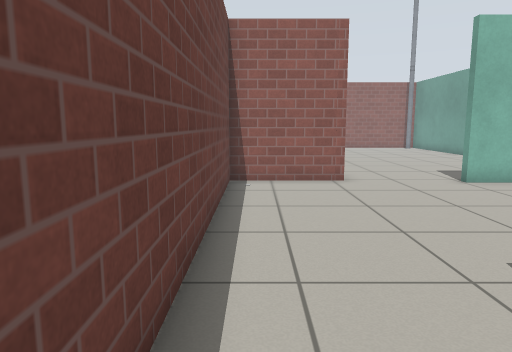
View 1 (above)

16 first-person views from a walk through a robot-simulator world made for Gazebo. The camera is 0.9 m above the floor, tilts 8° down and sees 70° across. Floor lines are 1 m apart. The floor is counted in squares, 0.5 m on a side. Each view is taken from the middle of a square. On the plan, view 1 faces up. The plan holds only what a view shows up to about 18 squares ahead; the rest is blank. The robots in the file are not drawn. Gazebo's built-in surfaces are drawn with simple patterns.

View 2
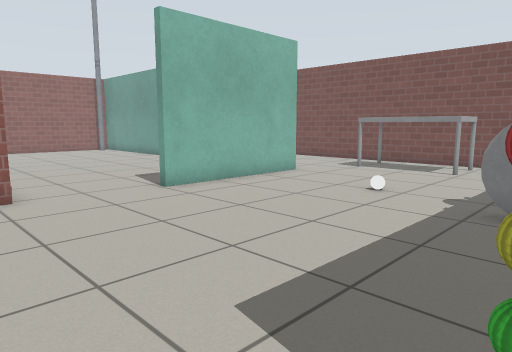

View 3
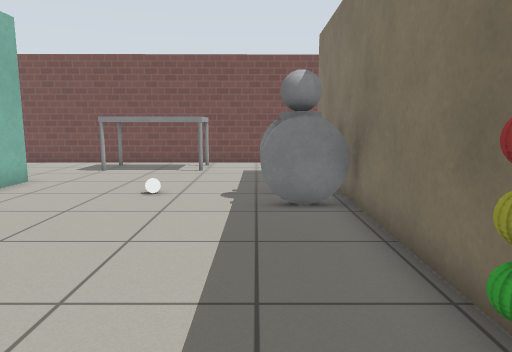

View 4
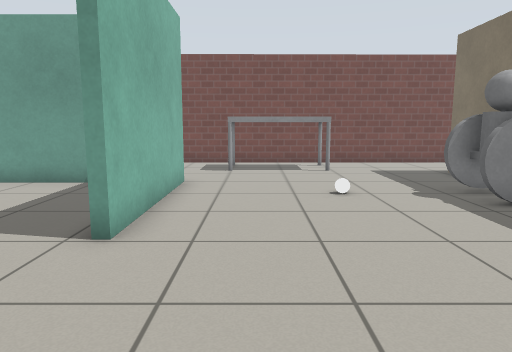

View 5
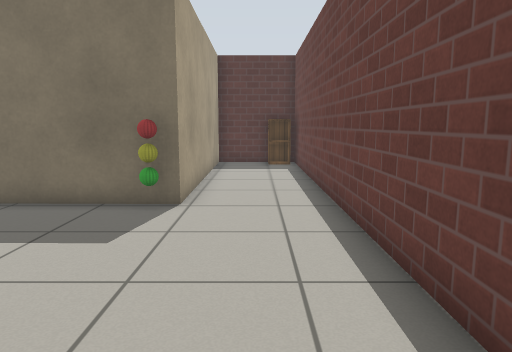

View 6
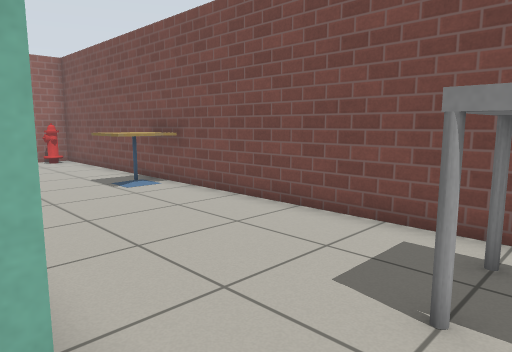

View 7
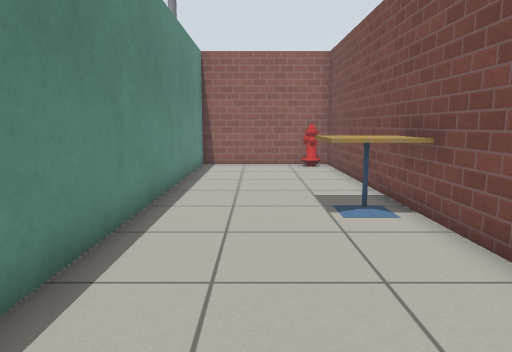

View 8
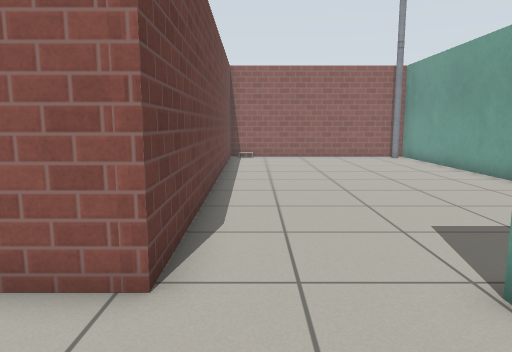

View 9
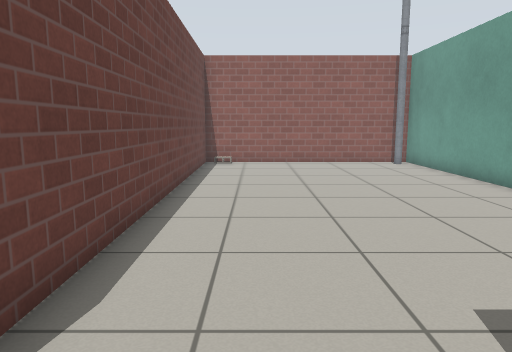

View 10
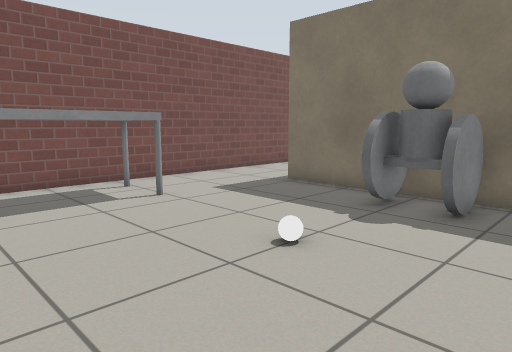

View 11
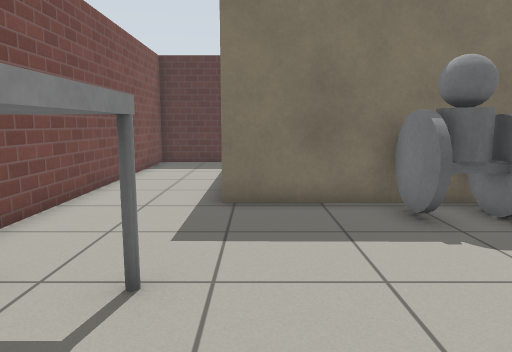

View 12
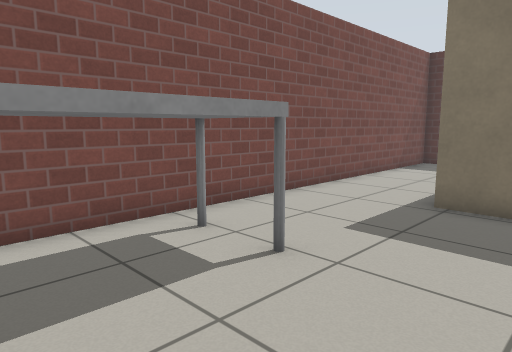

View 13
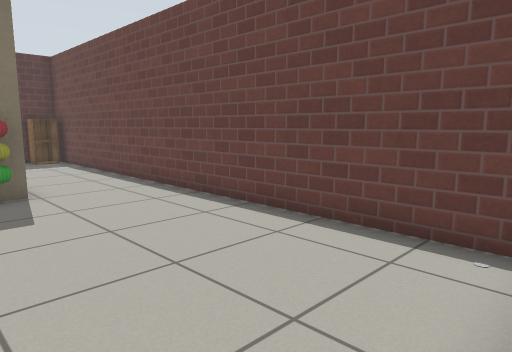

View 14
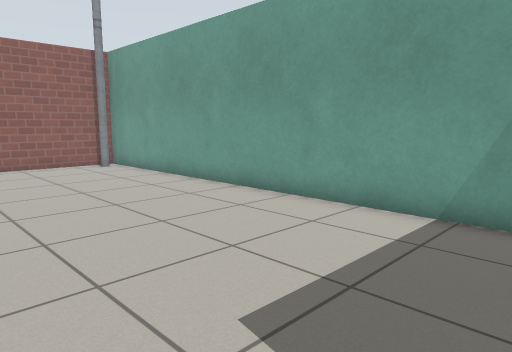

View 15
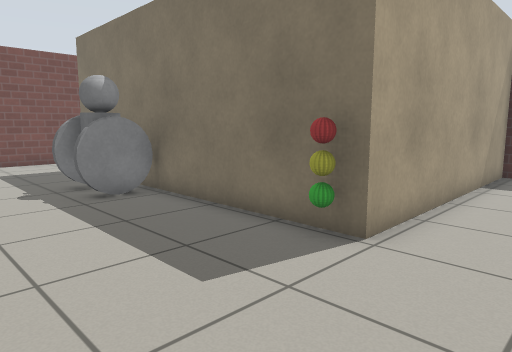

View 16
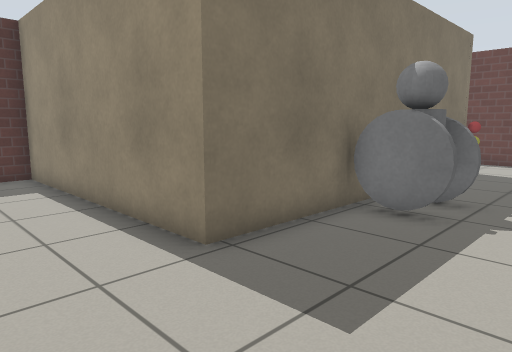

### Floor plan
Ten units are one square. View 1 is at (0, 0); x grows to the right and y downward. Boxes are objects, and circles mark ways between rooms. Rooms are numbered by the first view taken in them; rooms with no view inside come last. Other rooms are left out.
<svg viewBox="-14 -292 204 374">
<path fill="none" stroke="#000" d="M126 -113 65 -113M29 -117 -9 -117 -9 77 28 77 27 -16M34 -18 148 -17 148 77 185 77 183 -182M183 -206 183 -287 126 -287 126 -152M123 -131 123 -287 26 -287 29 -117"/>
<rect x="-5" y="65" width="10" height="10" fill="#bbb"><title>cabinet</title></rect>
<rect x="25" y="-25" width="10" height="10" fill="#bbb"><title>traffic light</title></rect>
<rect x="85" y="-45" width="30" height="20" fill="#bbb"><title>other object</title></rect>
<rect x="105" y="-75" width="10" height="10" fill="#bbb"><title>white ball</title></rect>
<rect x="155" y="-105" width="20" height="50" fill="#bbb"><title>table</title></rect>
<rect x="165" y="-205" width="20" height="20" fill="#bbb"><title>cafe table</title></rect>
<rect x="165" y="-285" width="10" height="10" fill="#bbb"><title>fire hydrant</title></rect>
<rect x="25" y="-285" width="10" height="10" fill="#bbb"><title>other object</title></rect>
<rect x="115" y="-285" width="10" height="10" fill="#bbb"><title>lamp</title></rect>
<circle cx="50" cy="-120" r="3" fill="#2a7"/>
<text x="110" y="-90">1</text>
<text x="80" y="-210">2</text>
</svg>
Room 1 opens to room 2.

Where each view was taken, in squares from view 1:
view 1: 0 up, 0 right, facing up
view 2: 2 up, 1 right, facing up-right
view 3: 4 up, 1 right, facing right
view 4: 9 up, 1 right, facing right
view 5: 10 up, 1 right, facing down
view 6: 9 up, 12 right, facing up-right
view 7: 12 up, 15 right, facing up
view 8: 8 up, 4 right, facing up
view 9: 11 up, 5 right, facing up
view 10: 11 up, 7 right, facing down-right
view 11: 10 up, 14 right, facing down
view 12: 10 up, 12 right, facing down-right
view 13: 12 up, 5 right, facing down-left
view 14: 12 up, 5 right, facing up-right
view 15: 7 up, 0 right, facing down-right
view 16: 6 up, 18 right, facing down-left
